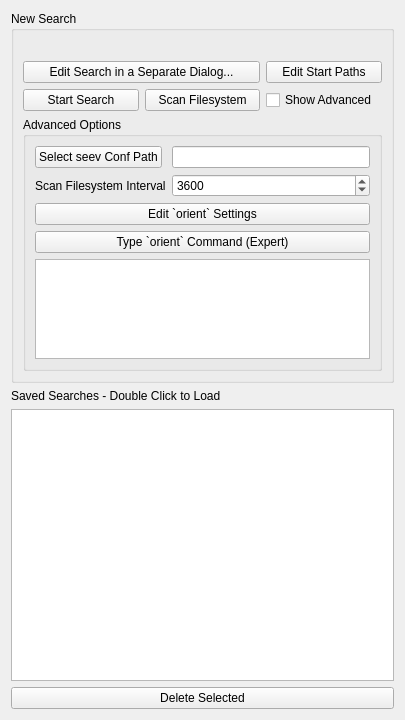
<?xml version="1.0" encoding="UTF-8"?>
<ui version="4.0">
 <class>seev::HomePageWidget</class>
 <widget class="QWidget" name="seev::HomePageWidget">
  <property name="geometry">
   <rect>
    <x>0</x>
    <y>0</y>
    <width>405</width>
    <height>720</height>
   </rect>
  </property>
  <property name="windowTitle">
   <string>Start</string>
  </property>
  <layout class="QVBoxLayout" name="verticalLayout">
   <item>
    <widget class="QGroupBox" name="newSearchBox">
     <property name="title">
      <string>New Search</string>
     </property>
     <layout class="QGridLayout" name="newSearchLayout">
      <item row="2" column="2">
       <widget class="QCheckBox" name="showAdvChk">
        <property name="text">
         <string>Show Advanced</string>
        </property>
       </widget>
      </item>
      <item row="0" column="0" colspan="3">
       <widget class="seev::OriePredSelector" name="predWidg" native="true">
        <property name="minimumSize">
         <size>
          <width>0</width>
          <height>15</height>
         </size>
        </property>
       </widget>
      </item>
      <item row="1" column="2">
       <widget class="QPushButton" name="openStartPathDlgBut">
        <property name="text">
         <string>Edit Start Paths</string>
        </property>
       </widget>
      </item>
      <item row="3" column="0" colspan="3">
       <widget class="QGroupBox" name="advOptBox">
        <property name="title">
         <string>Advanced Options</string>
        </property>
        <layout class="QFormLayout" name="_2">
         <item row="1" column="0">
          <widget class="QLabel" name="label">
           <property name="text">
            <string>Scan Filesystem Interval</string>
           </property>
           <property name="buddy">
            <cstring>updIntSpin</cstring>
           </property>
          </widget>
         </item>
         <item row="1" column="1">
          <widget class="QSpinBox" name="updIntSpin">
           <property name="minimum">
            <number>100</number>
           </property>
           <property name="maximum">
            <number>999999</number>
           </property>
           <property name="singleStep">
            <number>300</number>
           </property>
           <property name="value">
            <number>3600</number>
           </property>
          </widget>
         </item>
         <item row="2" column="0" colspan="2">
          <widget class="QPushButton" name="openConfWidgBut">
           <property name="text">
            <string>Edit `orient` Settings</string>
           </property>
          </widget>
         </item>
         <item row="3" column="0" colspan="2">
          <widget class="QPushButton" name="typeOrieCmdBut">
           <property name="text">
            <string>Type `orient` Command (Expert)</string>
           </property>
          </widget>
         </item>
         <item row="4" column="0" colspan="2">
          <widget class="QPlainTextEdit" name="orieCmdEdit">
           <property name="maximumSize">
            <size>
             <width>16777215</width>
             <height>100</height>
            </size>
           </property>
           <property name="font">
            <font>
             <family>Monospace</family>
             <pointsize>11</pointsize>
            </font>
           </property>
          </widget>
         </item>
         <item row="0" column="0">
          <widget class="QPushButton" name="seevConfPathBut">
           <property name="text">
            <string>Select seev Conf Path</string>
           </property>
          </widget>
         </item>
         <item row="0" column="1">
          <widget class="QLineEdit" name="seevConfPathEdit"/>
         </item>
        </layout>
       </widget>
      </item>
      <item row="2" column="0">
       <widget class="QPushButton" name="initSearchBut">
        <property name="text">
         <string>Start Search</string>
        </property>
       </widget>
      </item>
      <item row="1" column="0" colspan="2">
       <widget class="QPushButton" name="searchEditDlgBut">
        <property name="text">
         <string>Edit Search in a Separate Dialog...</string>
        </property>
       </widget>
      </item>
      <item row="2" column="1">
       <widget class="QPushButton" name="updateDbBut">
        <property name="text">
         <string>Scan Filesystem</string>
        </property>
       </widget>
      </item>
     </layout>
    </widget>
   </item>
   <item>
    <widget class="QLabel" name="__z2">
     <property name="text">
      <string>Saved Searches - Double Click to Load</string>
     </property>
     <property name="buddy">
      <cstring>savedSearchLst</cstring>
     </property>
    </widget>
   </item>
   <item>
    <widget class="QListWidget" name="savedSearchLst"/>
   </item>
   <item>
    <widget class="QPushButton" name="delSavedSearchBut">
     <property name="text">
      <string>Delete Selected</string>
     </property>
    </widget>
   </item>
  </layout>
 </widget>
 <customwidgets>
  <customwidget>
   <class>seev::OriePredSelector</class>
   <extends>QWidget</extends>
   <header>widgets/oriepredselector.hpp</header>
   <container>1</container>
  </customwidget>
 </customwidgets>
 <resources/>
 <connections>
  <connection>
   <sender>showAdvChk</sender>
   <signal>toggled(bool)</signal>
   <receiver>advOptBox</receiver>
   <slot>setVisible(bool)</slot>
   <hints>
    <hint type="sourcelabel">
     <x>346</x>
     <y>103</y>
    </hint>
    <hint type="destinationlabel">
     <x>100</x>
     <y>148</y>
    </hint>
   </hints>
  </connection>
 </connections>
</ui>
